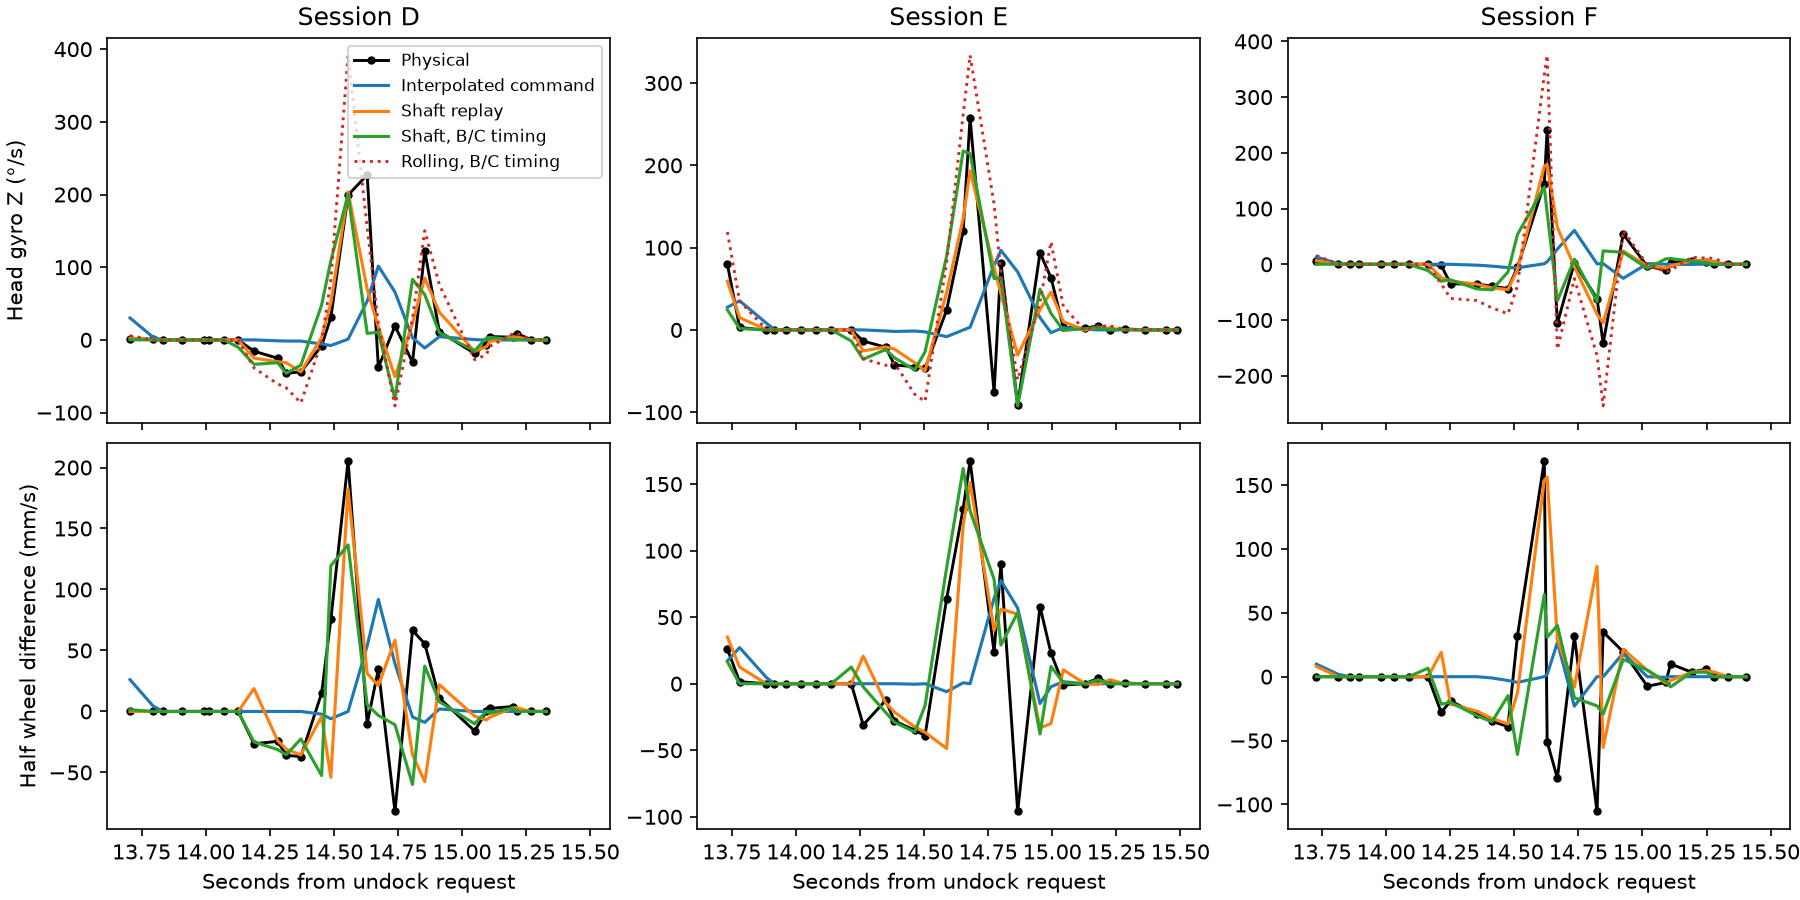

The Python source for this figure:
"""Score SDK-receipt and calibration-aligned yaw responses at physical sample times."""
import csv
import json
from pathlib import Path
import sys

import matplotlib.pyplot as plt
import numpy as np

root = Path(sys.argv[1])
runs = {k: np.array(v) for k,v in json.loads((root/"input.json").read_text()).items()}
sim = {}
for scene in ("stock","driven"):
    data = np.genfromtxt(root/(scene+".transfer"), delimiter=",", names=True, dtype=None, encoding="utf8")
    for trial in runs:
        for mode in ("command","command-linear","command-immediate-linear","hold","linear"):
            sim[scene,trial,mode] = data[(data["trial"]==trial)&(data["mode"]==mode)]

def sample(scene, trial, mode, advance):
    row = runs[trial]
    mask = (13.7 <= row[:,0]) & (row[:,0] <= min(16,row[-1,0]-.15))
    t, left, right, head, _, gz = row[mask].T
    s = sim[scene,trial,mode]
    return t, np.degrees(gz), np.interp(t+advance,s["t"],s["gyro"]), (right-left)/2, (
        np.interp(t+advance,s["t"],s["right"]-s["left"])/2)
def rms(x):
    return np.mean(np.square(x))**.5
def rolling(trial, advance):
    row = runs[trial]
    t, y, _, wd, _ = sample("driven", trial, "linear", 0)
    # Nominal 46 mm lateral spacing from stock steering. Both inputs use SDK receipt time.
    speed = np.interp(t+advance,row[:,0],row[:,2]-row[:,1])
    projection = np.cos(np.interp(t,row[:,0],row[:,3]))
    return t, y, np.degrees(speed/46)*projection, wd, speed/2

def loss(advance, predictor):
    errors = []
    for trial in "BC":
        _, y, p, _, _ = predictor(trial,advance)
        errors.append(rms(p-y))
    return np.mean(errors)
lags = np.arange(-.15,.151,.005)
advance = min(lags, key=lambda d:loss(d,lambda trial,a:sample("driven",trial,"linear",a)))
rolling_advance = min(lags, key=lambda d:loss(d,rolling))
fig,axes=plt.subplots(2,3,figsize=(12,6),layout="constrained",sharex=True)
with open("wheel-transfer-scores.csv","w") as file:
    w=csv.writer(file,lineterminator="\n")
    w.writerow(["trial","scene","mode","advance_s","n","gyro_rmse_dps","peak_sim_dps","peak_real_dps","diff_rmse_mmps"])
    for trial in runs:
        for scene in ("stock","driven"):
            for mode in ("command","command-linear","command-immediate-linear","hold","linear"):
                for lag in ([0,advance] if scene=="driven" and mode=="linear" else [0]):
                    t,y,p,wd,pd=sample(scene,trial,mode,lag)
                    w.writerow([trial,scene,mode,round(lag,4),len(t),rms(y-p),max(abs(p)),max(abs(y)),rms(wd-pd)])
        for lag in [0,rolling_advance]:
            t,y,p,wd,pd=rolling(trial,lag)
            w.writerow([trial,"kinematic","rolling",round(lag,4),len(t),rms(y-p),max(abs(p)),max(abs(y)),rms(wd-pd)])
        if trial not in "DEF":
            continue
        top,bot=axes[:, "DEF".index(trial)]
        for axis,measured in ((top,y),(bot,wd)):
            axis.plot(t,measured,"ko-",lw=1.4,ms=3,label="Physical")
        for mode,lag,label in (("command-linear",0,"Interpolated command"),("linear",0,"Shaft replay"),
                               ("linear",advance,"Shaft, B/C timing")):
            t,y,p,wd,pd=sample("driven",trial,mode,lag)
            top.plot(t,p,label=label)
            bot.plot(t,pd,label=label)
        _,_,p,_,_=rolling(trial,rolling_advance)
        top.plot(t,p,":",lw=1.4,label="Rolling, B/C timing")
        top.set_title("Session "+trial)
        bot.set_xlabel("Seconds from undock request")
axes[0,0].set_ylabel("Head gyro Z (°/s)")
axes[1,0].set_ylabel("Half wheel difference (mm/s)")
axes[0,0].legend(fontsize=8)
fig.savefig("wheel-transfer.png",dpi=150)
print("B/C advance (ms)", round(advance*1000))
